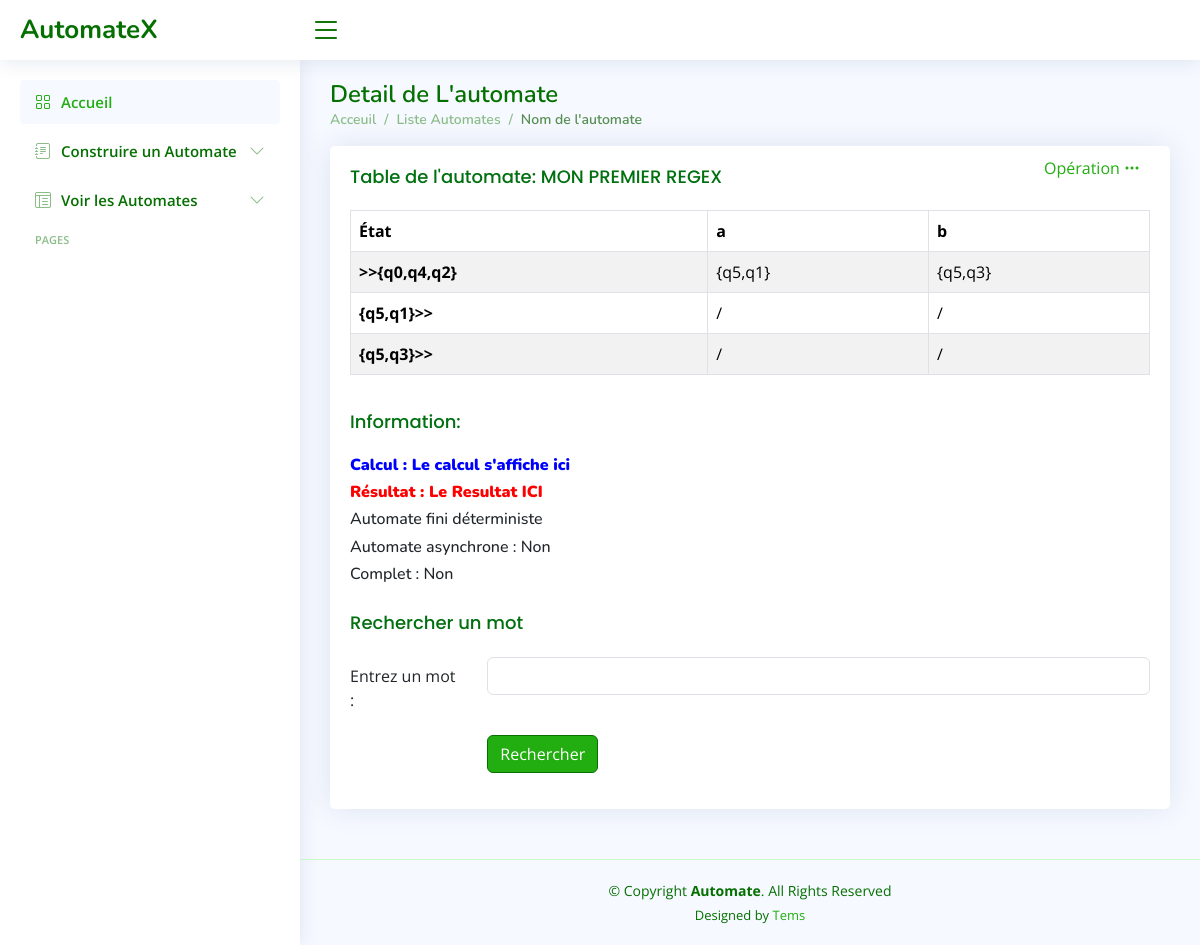
The app's page /tester/16/, older data.
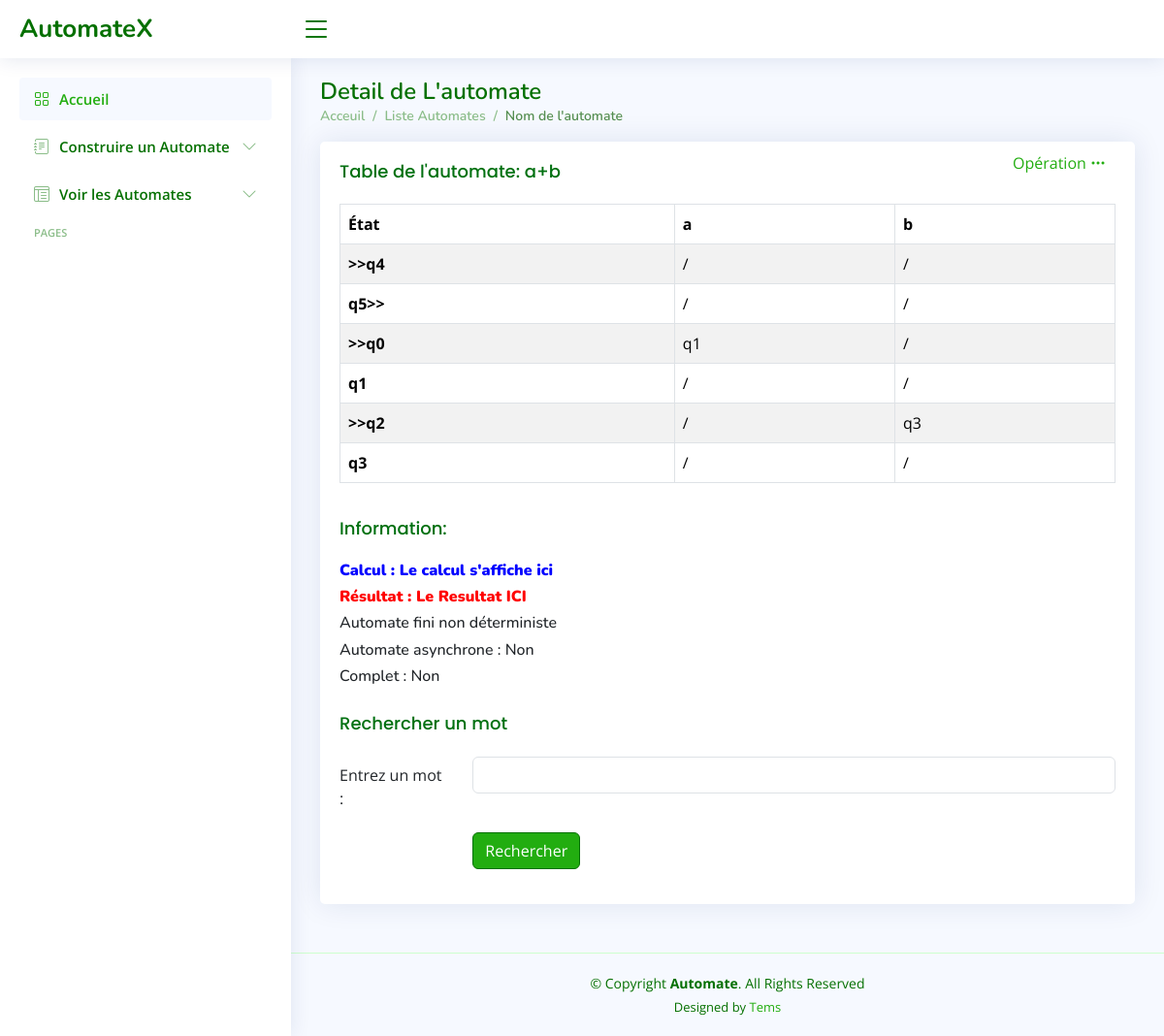
The same page, newer data.
### AutomateApp/models.py (models this page shows, shortened)
class Automate(models.Model):
    nom = models.CharField(max_length=100)
    date=models.DateField(auto_now=True,editable=False)
    def to_classe(self):
        automate = AutomateClass(nom=self.nom)
        etats_django = self.etats.all()
        etat_map = {}
        for etat_django in etats_django:
            etat = EtatClass(nom=etat_django.nom, is_initial=etat_django.is_initial, is_final=etat_django.is_final)
            automate.add_etat(etat)
            etat_map[etat_django.id] = etat
        transitions_django = Transition.objects.filter(etat_depart__automate=self)
        for transition_django in transitions_django:
            etat_depart = etat_map[transition_django.etat_depart.id]
            etat_arrivee = etat_map[transition_django.etat_arrivee.id]
            transition = TransitionClass(etat_depart=etat_depart, etat_arrivee=etat_arrivee, etiquette=transition_django.etiquette, is_epsilon_transition=transition_django.is_epsilon_transition)
            automate.add_transition(transition)
        return automate

class Etat(models.Model):
    nom = models.CharField(max_length=100)
    is_initial = models.BooleanField(default=False)
    is_final = models.BooleanField(default=False)
    automate = models.ForeignKey(Automate, related_name='etats', on_delete=models.CASCADE)

### AutomateApp/views.py (the view, shortened to what this page needs)
# urls.py: path('tester/<int:automate_id>/', page_test, name='tester'),
def page_test(request, automate_id):
    automate = get_object_or_404(Automate, id=automate_id)
    automate_classe = automate.to_classe()
    resultat = None
    calcul = "Le calcul s'affiche ici "
    message = "Le Resultat ICI"
    mot = ""
    etats = automate_classe.etats
    etiquettes = list(set(transition.etiquette for transition in automate_classe.transitions ))
    tableau = []
    for etat in etats:
        transitions_list = ["/"] * len(etiquettes)
        for transition in automate_classe.transitions:
            if transition.etat_depart.nom == etat.nom:
                index = etiquettes.index(transition.etiquette)
                transitions_list[index] = transition.etat_arrivee.nom
        if etat.is_initial:
            etat.nom=">>"+etat.nom
        if etat.is_final:
            etat.nom=etat.nom+">>"
        tableau.append((etat.nom, transitions_list))
    contient_transitions_vides = automate_classe.contient_transitions_vides()
    est_complet = automate_classe.est_complet()
    for i in range(len(etiquettes)):
        if etiquettes[i] == "" or not etiquettes[i]:
            etiquettes[i] = "ε"
    print(etiquettes)
    return render(request, 'AutomateApp/detail.html', context={
        'automate': automate,
        'tableau': tableau,
        'etiquettes': etiquettes,
        'resultat': resultat,
        'message': message,
        'calcul': calcul,
        'mot': mot,
        'automate_classe': automate_classe,
        'contient_transitions_vides': contient_transitions_vides,
        'est_complet': est_complet,
        'reconnu':is_reconnu if request.method == 'POST' else None,
    })

### AutomateApp/classes/classes.py (called while the page is built)
  def add_etat(self, etat):
    if etat not in self.etats:
      self.etats.append(etat)
      if etat.is_initial:
        self.etats_initiaux.append(etat)
      if etat.is_final:
        self.etats_finaux.append(etat)
      self.is_determinist = self.est_deterministe()[0]

  def add_transition(self, transition):
    if (transition.etat_depart not in self.etats) or (transition.etat_arrivee not in self.etats):
      raise ValueError("Les états de la transition doivent appartenir à l'automate.")
    self.transitions.append(transition)
    self.is_determinist = self.est_deterministe()[0]

  def est_deterministe(self):
        raisons = []
        if len(self.etats_initiaux) > 1:
            raisons.append("Plusieurs états initiaux.")
        for etat in self.etats:
            etiquettes = {}
            for transition in self.transitions:
                if transition.etat_depart == etat:
                    if transition.is_epsilon_transition:
                        raisons.append(f"Transition epsilon de l'état {etat.nom}.")
                    elif transition.etiquette in etiquettes:
                        raisons.append(f"Multiples transitions sortantes avec l'étiquette '{transition.etiquette}' de l'état {etat.nom}.")
                    else:
                        etiquettes[transition.etiquette] = transition.etat_arrivee
        return (len(raisons) == 0, "Déterministe" if len(raisons) == 0 else ", ".join(raisons))

  def get_alphabet(self):
          alphabet = {transition.etiquette for transition in self.transitions if transition.etiquette != ""}
          return alphabet

  def est_complet(self):
          for etat in self.etats:
              transitions_sortantes = {t.etiquette for t in self.transitions if t.etat_depart == etat}
              if self.get_alphabet() - transitions_sortantes:
                  return False
          return True

  def contient_transitions_vides(self):
        return any(transition.etiquette=="" or transition.etiquette=='' for transition in self.transitions)

### AutomateApp/templatetags/custom_filters.py (called while the page is built)
@register.filter(name='index')
def index(sequence, position):
    return sequence[position]

@register.filter(name='range')
def filter_range(value):
    return range(value)

### AutomateApp/templates/AutomateApp/detail.html (shortened to what this page needs)
{% extends "base.html" %}
{% block body %}
{% load static %}
{% load custom_filters %}
<main id="main" class="main">
  <div class="pagetitle">
    <h1>Detail de L'automate</h1>
    <nav>
      <ol class="breadcrumb">
        <li class="breadcrumb-item"><a href="index.html">Acceuil</a></li>
        <li class="breadcrumb-item">Liste Automates</li>
        <li class="breadcrumb-item active">Nom de l'automate</li>
      </ol>
    </nav>
  </div>
  <section class="section">
      <div class="row">
          <div class="col-lg-12">
              <div class="card">
                  <div class="card-body">
                      <div class="filter detail">
                          <a class="icon" href="#" data-bs-toggle="dropdown">Opération <i class="bi bi-three-dots"></i></a>
                      </div>
                      <h5 class="card-title">Table de l'automate: {{ automate.nom }}</h5>
                      <table class="table table-striped table-bordered" style="overflow: scroll;">
                          <thead>
                              <tr>
                                  <th scope="col">État</th>
                                  {% for etiquette in etiquettes %}
                                  <th scope="col">{{ etiquette }}</th>
                                  {% endfor %}
                              </tr>
                          </thead>
                          <tbody>
                              {% for etat, transitions in tableau %}
                              <tr>
                                  <th scope="row">{{ etat }} </th>
                                  {% for i in etiquettes|length|range %}
                                  <td>{{ transitions|index:i }}</td>
                                  {% endfor %}
                              </tr>
                              {% endfor %}
                          </tbody>
                      </table>
                      <h5 class="card-title">Information:</h5>
                      <div class="information">
                          <h6 style="font-weight: 900; color:blue" >Calcul : {{ calcul }}</h6>
                          {% if reconnu %}
                          <h6 style="font-weight: 900;color:green">Résultat : {{ message }}</h6>
                          {% else %}
                          <h6 style="font-weight: 900;color:red">Résultat : {{ message }}</h6>
                          {% endif %}
                          <h6>Automate fini
                              {% if automate_classe.is_determinist %}
                                  déterministe
                              {% else %}
                                  non déterministe
                              {% endif %}
                          </h6>
                          <h6>Automate asynchrone :
                              {% if contient_transitions_vides %}
                                  Oui
                              {% else %}
                                  Non
                              {% endif %}
                          </h6>
                          <h6>Complet :
                              {% if est_complet %}
                                  Oui
                              {% else %}
                                  Non
                              {% endif %}
                          </h6>
                      </div>
                      <h5 class="card-title">Rechercher un mot</h5>
                      <form action="" method="POST">
                          <div class="row mb-3">
                              <label for="inputText" class="col-sm-2 col-form-label">Entrez un mot :</label>
                              <div class="col-sm-10">
                                  <input type="text" name="mot" class="form-control" value="{{ mot }}">
                              </div>
                          </div>
                          <div class="row mb-3">
                              <label class="col-sm-2 col-form-label"></label>
                              <div class="col-sm-10">
                                  <button type="submit" class="btn btn-primary">Rechercher</button>
                              </div>
                          </div>
                      </form>
                  </div>
              </div>
          </div>
      </div>
  </section>
</main>
  {% endblock %}

### templates/base.html (shortened to what this page needs)
{% load static %}
<!DOCTYPE html>
<html lang="en">
<head>
  <link href="{% static 'assets/vendor/bootstrap/css/bootstrap.min.css' %}" rel="stylesheet">
  <link href="{% static 'assets/vendor/bootstrap-icons/bootstrap-icons.css' %}" rel="stylesheet">
  <link href="{% static 'assets/vendor/boxicons/css/boxicons.min.css' %}" rel="stylesheet">
  <link href="{% static 'assets/vendor/quill/quill.snow.css' %}" rel="stylesheet">
  <link href="{% static 'assets/vendor/quill/quill.bubble.css' %}" rel="stylesheet">
  <link href="{% static 'assets/vendor/remixicon/remixicon.css' %}" rel="stylesheet">
  <link href="{% static 'assets/vendor/simple-datatables/style.css' %}" rel="stylesheet">
  <link href="{% static 'assets/css/style.css' %}" rel="stylesheet">
</head>
<body>
  <header id="header" class="header fixed-top d-flex align-items-center">
    <div class="d-flex align-items-center justify-content-between">
      <a href="index.html" class="logo d-flex align-items-center">
        <span class="d-none d-lg-block">AutomateX</span>
      </a>
      <i class="bi bi-list toggle-sidebar-btn"></i>
    </div>
  </header>
  <aside id="sidebar" class="sidebar">
    <ul class="sidebar-nav" id="sidebar-nav">
      <li class="nav-item">
        <a class="nav-link " href="index.html">
          <i class="bi bi-grid"></i>
          <span>Accueil</span>
        </a>
      </li>
      <li class="nav-item">
        <a class="nav-link collapsed" data-bs-target="#forms-nav" data-bs-toggle="collapse" href="#">
          <i class="bi bi-journal-text"></i><span>Construire un Automate</span><i class="bi bi-chevron-down ms-auto"></i>
        </a>
      </li>
      <li class="nav-item">
        <a class="nav-link collapsed" data-bs-target="#tables-nav" data-bs-toggle="collapse" href="#">
          <i class="bi bi-layout-text-window-reverse"></i><span>Voir les Automates</span><i class="bi bi-chevron-down ms-auto"></i>
        </a>
      </li>
      <li class="nav-heading">Pages</li>
    </ul>
  </aside>
  {%block body%}
  {%endblock%}
  <footer id="footer" class="footer">
    <div class="copyright">
      &copy; Copyright <strong><span>Automate</span></strong>. All Rights Reserved
    </div>
    <div class="credits">
      Designed by <a href="https://bootstrapmade.com/">Tems</a>
    </div>
  </footer>
</body>
</html>

### AutomateApp/static/assets/css/style.css (style rules this page uses)
:root { scroll-behavior: smooth; }
body { font-family: "Open Sans", sans-serif; background: #f6f9ff; color: #444444; }
a { color: #22ad10; text-decoration: none; }
.detail { left: 85%; position: absolute; top: 10px; }
h1, h2, h3, h4, h5, h6 { font-family: "Nunito", sans-serif; }
#main { margin-top: 60px; padding: 20px 30px; transition: all 0.3s; }
.pagetitle { margin-bottom: 10px; }
.pagetitle h1 { font-size: 24px; margin-bottom: 0; font-weight: 600; color: #057001; }
.card { margin-bottom: 30px; border: none; border-radius: 5px; box-shadow: 0px 0 30px rgba(1, 41, 112, 0.1); }
.card-title { padding: 20px 0 15px 0; font-size: 18px; font-weight: 500; color: #017010; font-family: "Poppins", sans-serif; }
.card-body { padding: 0 20px 20px 20px; }
.btn { background-color: #22ad10; border-color: #057001; }
.btn::after { background-color: #057001; }
.breadcrumb { font-size: 14px; font-family: "Nunito", sans-serif; color: #8bbd89; font-weight: 600; }
.breadcrumb a { color: #8bbd89; transition: 0.3s; }
.breadcrumb .breadcrumb-item::before { color: #8bbd89; }
.breadcrumb .active { color: #568f51; font-weight: 600; }
.logo { line-height: 1; }
@media (min-width: 1200px) { .logo { width: 280px; } }
.logo span { font-size: 26px; font-weight: 700; color: #057001; font-family: "Nunito", sans-serif; }
.header { transition: all 0.5s; z-index: 997; height: 60px; box-shadow: 0px 2px 20px rgba(1, 41, 112, 0.1); background-color: #fff; padding-left: 20px; }
.header .toggle-sidebar-btn { font-size: 32px; padding-left: 10px; cursor: pointer; color: #057001; }
.sidebar { position: fixed; top: 60px; left: 0; bottom: 0; width: 300px; z-index: 996; transition: all 0.3s; padding: 20px; overflow-y: auto; scrollbar-width: thin; scrollbar-color: #aacfad transparent; box-shadow: 0px 0px 20px rgba(1, 41, 112, 0.1); background-color: #fff; }
@media (min-width: 1200px) { #main, #footer { margin-left: 300px; } }
.sidebar-nav { padding: 0; margin: 0; list-style: none; }
.sidebar-nav li { padding: 0; margin: 0; list-style: none; }
.sidebar-nav .nav-item { margin-bottom: 5px; }
.sidebar-nav .nav-heading { font-size: 11px; text-transform: uppercase; color: #8bbd89; font-weight: 600; margin: 10px 0 5px 15px; }
.sidebar-nav .nav-link { display: flex; align-items: center; font-size: 15px; font-weight: 600; color: #22ad10; transition: 0.3; background: #f6f9ff; padding: 10px 15px; border-radius: 4px; }
.sidebar-nav .nav-link i { font-size: 16px; margin-right: 10px; color: #22ad10; }
.sidebar-nav .nav-link.collapsed { color: #057001; background: #fff; }
.sidebar-nav .nav-link.collapsed i { color: #8bbd89; }
.sidebar-nav .nav-link .bi-chevron-down { margin-right: 0; transition: transform 0.2s ease-in-out; }
.footer { padding: 20px 0; font-size: 14px; transition: all 0.3s; border-top: 1px solid #cdffcd; }
.footer .copyright { text-align: center; color: #057001; }
.footer .credits { padding-top: 5px; text-align: center; font-size: 13px; color: #057001; }

Row changes from the older to the newer data that the page shows:
changed Automate: nom "MON PREMIER REGEX" → "a+b"
added Etat: tableau "q1"
added Etat: tableau "q3"
Text that changed along with them:
new list line: ">>q4 / /"
new list line: "q5>> / /"
new list line: ">>q0 q1 /"
new list line: ">>q2 / q3"
text no longer shown: "déterministe"
text now shown: "non déterministe"
list line gone: ">>{q0,q4,q2} {q5,q1} {q5,q3}"
list line gone: "{q5,q1}>> / /"
list line gone: "{q5,q3}>> / /"
